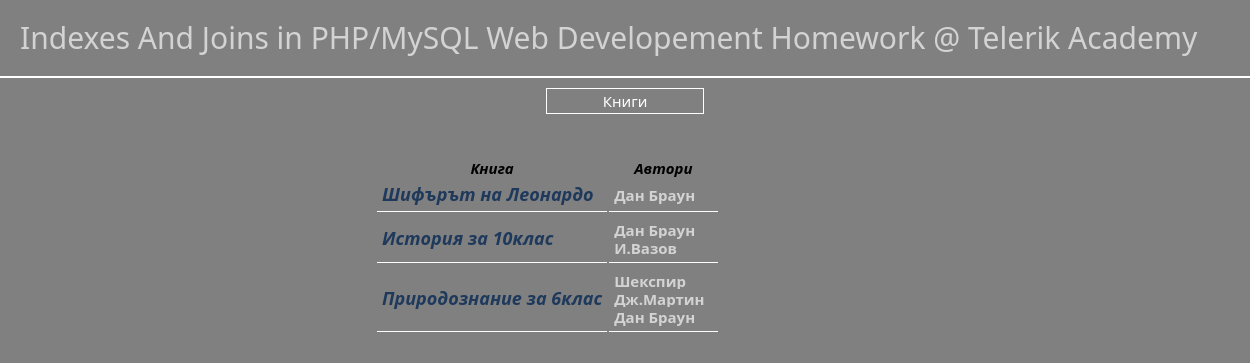
The page /homework4/booksList.php?authorID=3 on the database its author committed.
### tables this page shows
CREATE TABLE IF NOT EXISTS `books_authors` (
  `book_id` int(11) NOT NULL,
  `author_id` int(11) NOT NULL,
  KEY `book_id` (`book_id`),
  KEY `author_id` (`author_id`)
);

CREATE TABLE IF NOT EXISTS `books` (
  `book_id` int(11) NOT NULL AUTO_INCREMENT,
  `book_title` varchar(250) NOT NULL,
  PRIMARY KEY (`book_id`)
);

CREATE TABLE IF NOT EXISTS `authors` (
  `author_id` int(11) NOT NULL AUTO_INCREMENT,
  `author_name` varchar(250) NOT NULL,
  PRIMARY KEY (`author_id`)
);

### homework4/booksList.php (the view, shortened to what this page needs)
<?php
include './includes/header.php';
require './includes/globals.php';
?>
<div class="index-btn"><a href="index.php">Книги</a></div>
<div class="table-wrapper">
<table>
<tr><th>Книга</th><th>Автори</th></tr>
<?php
        if ($connection) {
            if (isset($_GET['authorID']) && is_numeric($_GET['authorID'])) {
                $getAllBooksByAuthorQuery = mysqli_query($connection, 'SELECT * FROM authors INNER JOIN books_authors ON authors.author_id=books_authors.author_id INNER JOIN books ON books_authors.book_id=books.book_id WHERE authors.author_id="'.$_GET['authorID'].'"');
                if ($getAllBooksByAuthorQuery->num_rows > 0) {
                     while ($row=$getAllBooksByAuthorQuery->fetch_assoc()) {
                        echo '<tr><td><div class="book-title">'.$row['book_title'].'</div></td><td>';
                        $getAllAuthorsForGivenBookQuery = mysqli_query($connection, 'SELECT * FROM authors INNER JOIN books_authors ON authors.author_id=books_authors.author_id INNER JOIN books ON books_authors.book_id=books.book_id WHERE book_title="'.$row['book_title'].'"');
                        while ($row2=$getAllAuthorsForGivenBookQuery->fetch_assoc()) {
                            echo '<div class="author-name"><a href="booksList.php?authorID='.$row2['author_id'].'">'.$row2['author_name'].' </a></div>';
                        }
                     echo '</td><tr>';
                     }
                }
                else {
                    echo '<div class="error-msg">No such author or no books added with this author</div>';
                }
            }
            else {
                echo '<div class="error-msg">No such author</div>';
            }
        }
        else    {
            echo 'No connection to database - '.mysqli_connect_error();
        }
?>
</table>
</div>
<?php
include './includes/footer.php';
?>

### rows shown on the page
books_authors: book.book_title "Шифърът на Леонардо", author.author_name "Дан Браун"
books_authors: book.book_title "История за 10клас", author.author_name "Дан Браун"
books_authors: author.author_name "И.Вазов"
books_authors: book.book_title "Природознание за 6клас", author.author_name "Дан Браун"
books_authors: author.author_name "Шекспир"
books_authors: author.author_name "Дж.Мартин"
